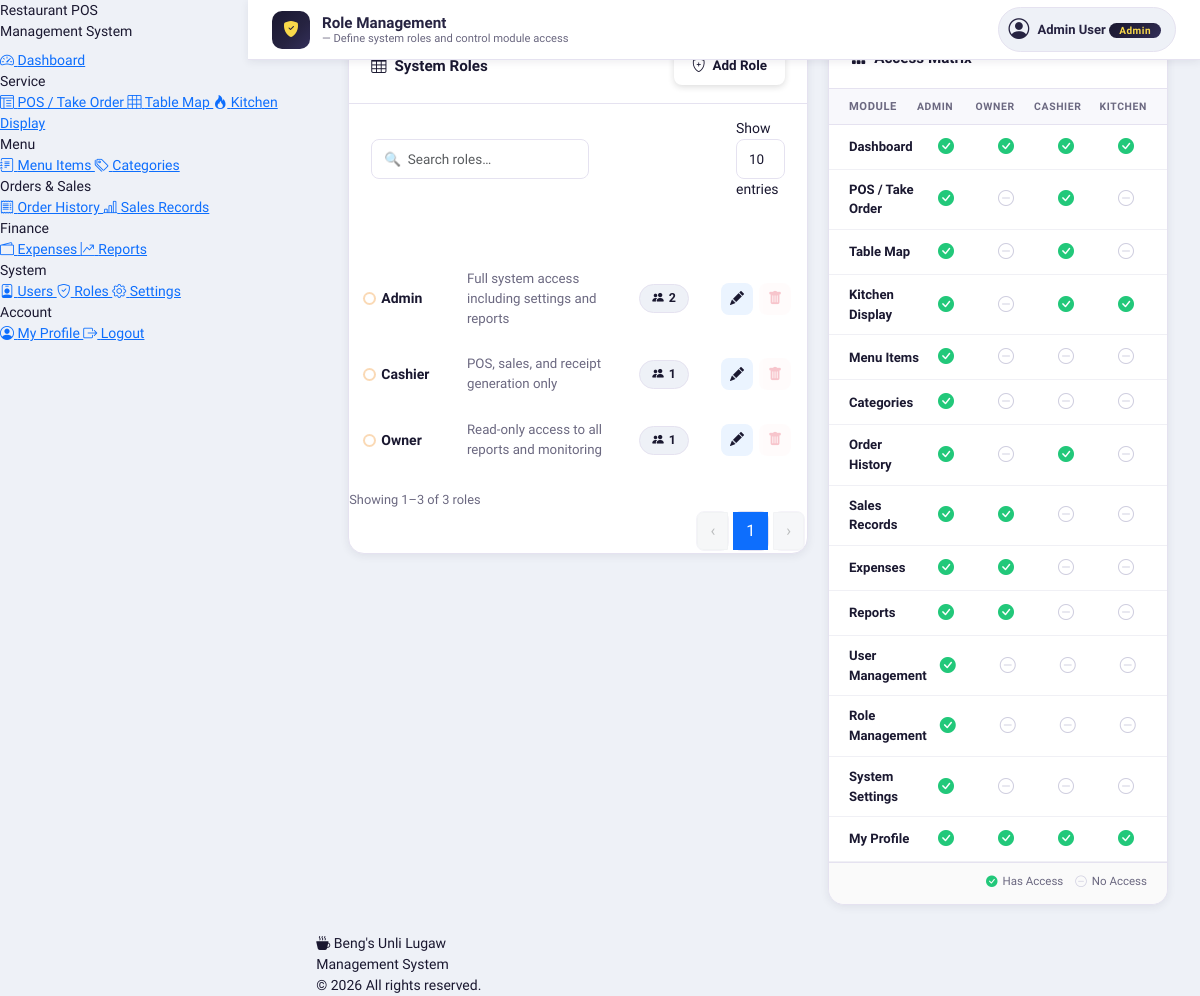
/frontend/role.php (signed in), run on the app's committed database.
### tables this page shows
CREATE TABLE `role` (
  `roleID` int(11) NOT NULL,
  `roleName` varchar(50) NOT NULL,
  `roleDesc` varchar(255) NOT NULL,
  `dateCreated` timestamp NOT NULL DEFAULT current_timestamp(),
  `dateDeleted` date DEFAULT NULL
);

### frontend/role.php (the view, shortened to what this page needs)
<?php
require_once '../backend/database.php';
?>
<?php include 'header.php'; ?>
<?php include 'nav.php'; ?>
<?php
$access = [
  'Dashboard'        => [true,  true,  true,  true ],
  'POS / Take Order' => [true,  false, true,  false],
  'Table Map'        => [true,  false, true,  false],
  'Kitchen Display'  => [true,  false, true,  true ],
  'Menu Items'       => [true,  false, false, false],
  'Categories'       => [true,  false, false, false],
  'Order History'    => [true,  false, true,  false],
  'Sales Records'    => [true,  true,  false, false],
  'Expenses'         => [true,  true,  false, false],
  'Reports'          => [true,  true,  false, false],
  'User Management'  => [true,  false, false, false],
  'Role Management'  => [true,  false, false, false],
  'System Settings'  => [true,  false, false, false],
  'My Profile'       => [true,  true,  true,  true ],
];
$roles = $conn->query("SELECT r.*, COUNT(u.userID) AS userCount FROM role r LEFT JOIN users u ON r.roleID=u.roleID AND u.dateDeleted IS NULL WHERE r.dateDeleted IS NULL GROUP BY r.roleID ORDER BY r.roleName");
$roleRows = [];
while($r=$roles->fetch_assoc()) $roleRows[] = $r;
?>
<?php
  include 'topbar.php';
  ?>
<div class="rm-page no-print">
  <div class="rm-grid">
    <div class="rm-card">
      <div class="rm-card-header">
        <div class="rm-card-header-title">
          <i class="bi bi-table"></i> System Roles
        </div>
        <button class="btn-add" data-bs-toggle="modal" data-bs-target="#addRoleModal">
          <i class="bi bi-shield-plus"></i> Add Role
        </button>
      </div>
      <div class="dt-controls" id="dt-search-area"></div>
      <div style="overflow-x:auto;">
        <table id="roleTable">
          <thead>
            <tr>
              <th>Role Name</th>
              <th>Description</th>
              <th style="text-align:center;">Users</th>
              <th style="text-align:center;">Actions</th>
            </tr>
          </thead>
          <tbody>
          <?php foreach($roleRows as $r): ?>
          <tr>
            <td>
              <div class="role-name-pill">
                <span class="role-dot"></span>
                <span class="role-name-text"><?php echo htmlspecialchars($r['roleName']); ?></span>
              </div>
            </td>
            <td style="font-size:.83rem; color:var(--t-muted);"><?php echo htmlspecialchars($r['roleDesc'] ?? '—'); ?></td>
            <td style="text-align:center;">
              <span class="user-count-badge">
                <i class="bi bi-people-fill" style="font-size:.72rem;"></i>
                <?php echo $r['userCount']; ?>
              </span>
            </td>
            <td>
              <div class="action-group">
                <button class="btn-action btn-edit"
                  data-bs-toggle="modal"
                  data-bs-target="#editRoleModal<?php echo $r['roleID']; ?>"
                  title="Edit Role">
                  <i class="bi bi-pencil-fill"></i>
                </button>
                <?php if($r['userCount'] == 0): ?>
                <button class="btn-action btn-del"
                  data-bs-toggle="modal"
                  data-bs-target="#deleteRoleModal<?php echo $r['roleID']; ?>"
                  title="Delete Role">
                  <i class="bi bi-trash-fill"></i>
                </button>
                <?php else: ?>
                <button class="btn-action btn-del" disabled title="Role in use" style="opacity:.3; cursor:not-allowed;">
                  <i class="bi bi-trash-fill"></i>
                </button>
                <?php endif; ?>
              </div>
            </td>
          </tr>
          <?php endforeach; ?>
          </tbody>
        </table>
      </div>
    </div>
    <div class="rm-card">
      <div class="rm-card-header" style="border-bottom: 1.5px solid var(--border);">
        <div class="rm-card-header-title">
        </div>
      </div>
      <div class="matrix-col-headers">
        <span class="module-name">Module</span>
        <div class="matrix-checks">
          <span class="matrix-role-label">Admin</span>
          <span class="matrix-role-label">Owner</span>
          <span class="matrix-role-label">Cashier</span>
          <span class="matrix-role-label">Kitchen</span>
        </div>
      </div>
      <?php foreach($access as $module => $perms): ?>
      <div class="matrix-module">
        <span class="module-name"><?php echo $module; ?></span>
        <div class="matrix-checks">
          <?php foreach($perms as $p): ?>
          <div style="min-width:42px; text-align:center;">
            <?php if($p): ?>
              <i class="bi bi-check-circle-fill check-yes"></i>
            <?php else: ?>
              <i class="bi bi-dash-circle check-no"></i>
            <?php endif; ?>
          </div>
          <?php endforeach; ?>
        </div>
      </div>
      <?php endforeach; ?>
      <div class="matrix-legend">
        <div class="legend-item"><i class="bi bi-check-circle-fill" style="color:var(--c-success);"></i> Has Access</div>
        <div class="legend-item"><i class="bi bi-dash-circle" style="color:#d0cfe0;"></i> No Access</div>
      </div>
    </div>
  </div>
</div>
<?php include 'footer.php'; ?>
</body></html>

### frontend/assets/smpos.css (style rules this page uses)
:root { --c-gold: #F9D94A; --c-gold-dark: #E8C832; --c-gold-dim: #f0c830; --c-gold-soft: #fef8d0; --c-gold-glow: rgba(249,217,74,0.35); --c-navy: #262341; --c-navy-deep: #1a1830; --c-navy-mid: #332f5a; --c-navy-light: #4a4778; --c-navy-10: rgba(38,35,65,0.08); --c-navy-20: rgba(38,35,65,0.15); --c-ice: #E7F5F5; --c-ice-dark: #cde8e8; --c-white: #ffffff; --c-success: #22c87a; --c-success-bg: #f0fdf4; --c-success-bdr: #c6f6d5; --c-danger: #e8435a; --c-danger-bg: #fff0f2; --c-danger-bdr: #fecdd3; --c-warning: #f59c2a; --c-warning-bg: #fffbeb; --c-warning-bdr: #fed7aa; --c-info: #3b82f6; --c-info-bg: #eff6ff; --c-info-bdr: #bfdbfe; --t-main: #1a1830; --t-mid: #4a4669; --t-muted: #6b6880; --t-light: #a09cb8; --s-bg: #EEF1F7; --s-card: #ffffff; --s-border: #e5e2f0; --s-border-dark: #cde8e8; --font-ui: 'Plus Jakarta Sans', system-ui, sans-serif; --font-mono: 'JetBrains Mono', 'Courier New', monospace; --r-xs: 6px; --r-sm: 8px; --r-md: 12px; --r-lg: 16px; --r-xl: 20px; --r-2xl: 28px; --sh-xs: 0 1px 4px rgba(38,35,65,0.06); --sh-sm: 0 2px 8px rgba(38,35,65,0.08); --sh-md: 0 6px 24px rgba(38,35,65,0.12); --sh-lg: 0 16px 48px rgba(38,35,65,0.16); --sh-gold: 0 4px 16px rgba(249,217,74,0.4); --g-navy: linear-gradient(135deg, #1a1830 0%, #262341 60%, #332f5a 100%); --g-gold: linear-gradient(135deg, #F9D94A 0%, #E8C832 100%); --g-teal: linear-gradient(135deg, #0EA5A0 0%, #0D8F8A 100%); --g-violet: linear-gradient(135deg, #6C63FF 0%, #4A43D9 100%); --g-danger: linear-gradient(135deg, #f43f5e 0%, #e11d48 100%); --g-success: linear-gradient(135deg, #10b981 0%, #059669 100%); --g-warning: linear-gradient(135deg, #f59e0b 0%, #d97706 100%); --sidebar-w: 248px; --topbar-h: 60px; --trans: all 0.2s cubic-bezier(0.4,0,0.2,1); }
*, *::before, *::after { box-sizing: border-box; }

### data on the page
role: roleName "Admin", roleDesc "Full system access including settings and reports", userCount "2"
role: roleName "Cashier", roleDesc "POS, sales, and receipt generation only", userCount "1"
role: roleName "Owner", roleDesc "Read-only access to all reports and monitoring", userCount "1"

### other printed values
$topbarTitle "Role Management"
$topbarSub "Define system roles and control module access"
$_SESSION['userName'] "Admin User"
$_SESSION['roleName'] "Admin"
$module "Dashboard"
$module "POS / Take Order"
$module "Table Map"
$module "Kitchen Display"
$module "Menu Items"
$module "Categories"
$module "Order History"
$module "Sales Records"
$module "Expenses"
$module "Reports"
$module "User Management"
